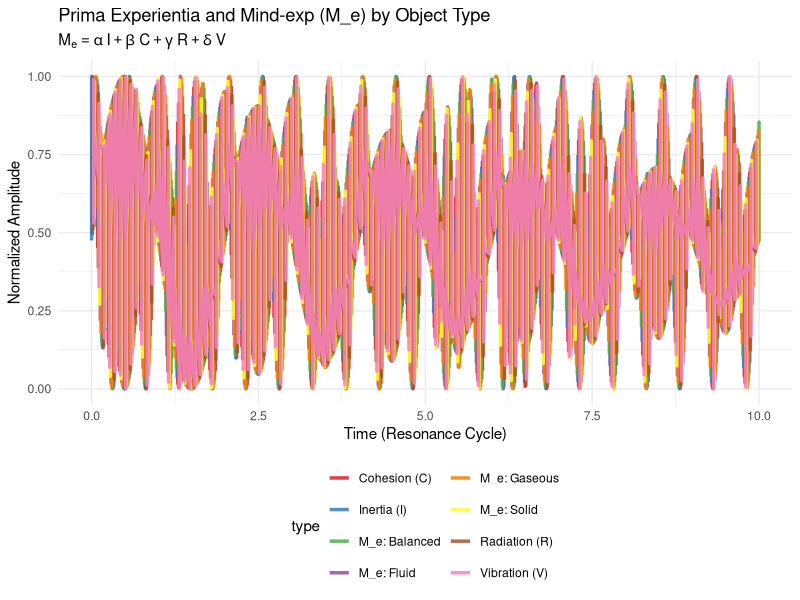
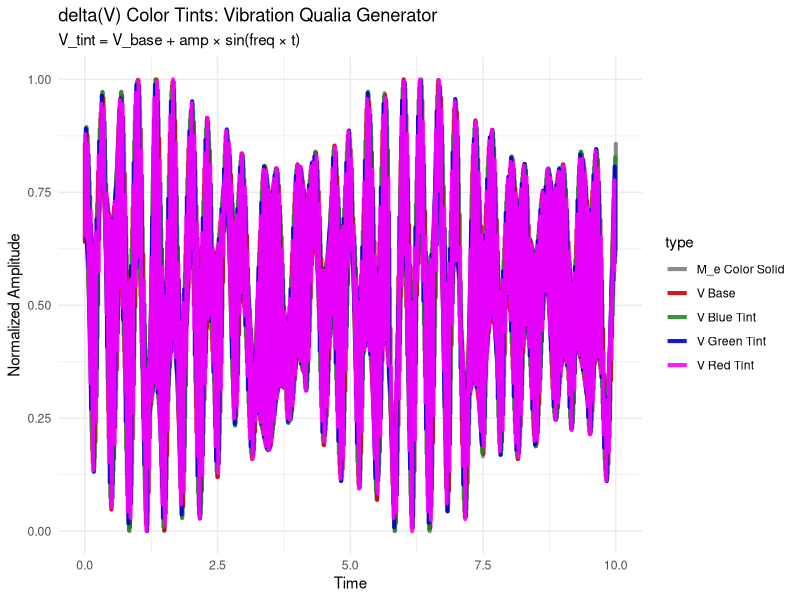
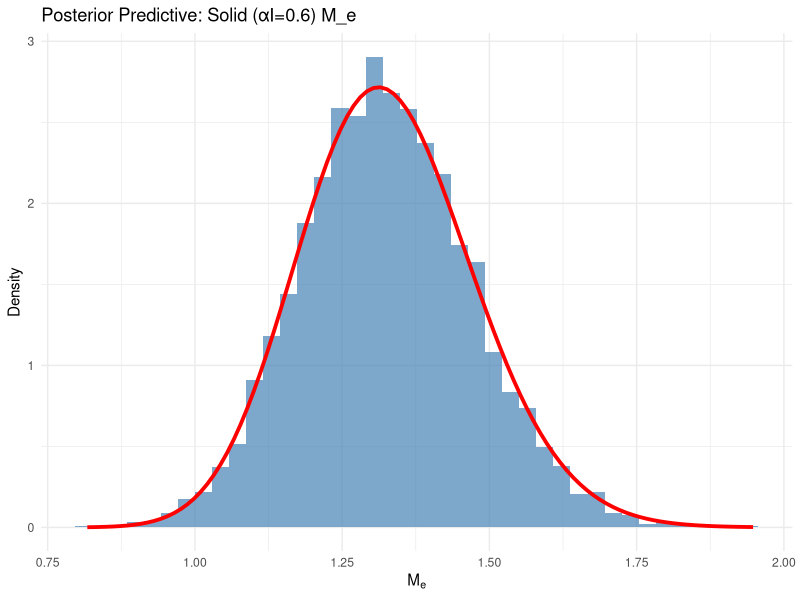
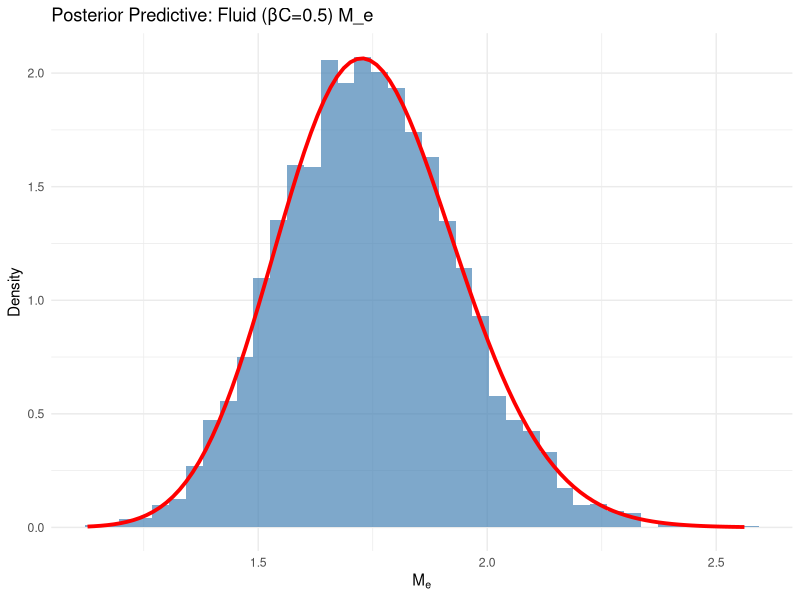
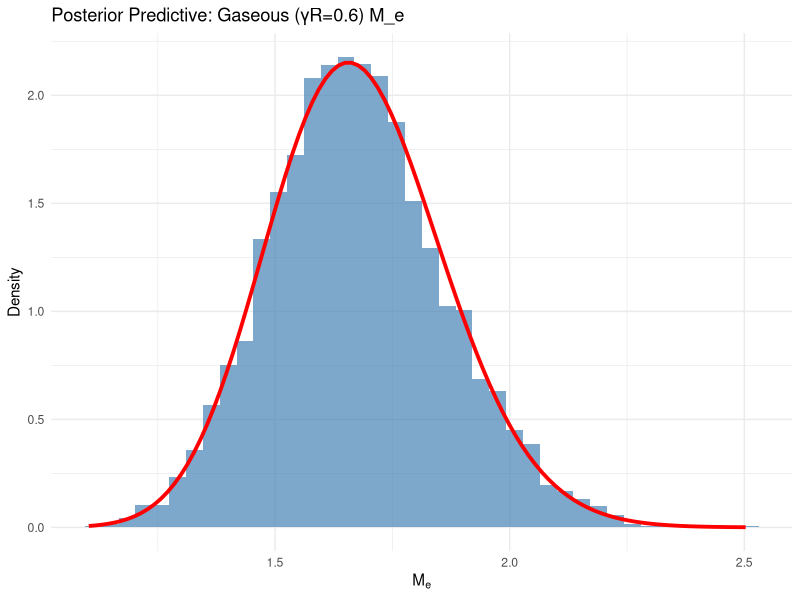
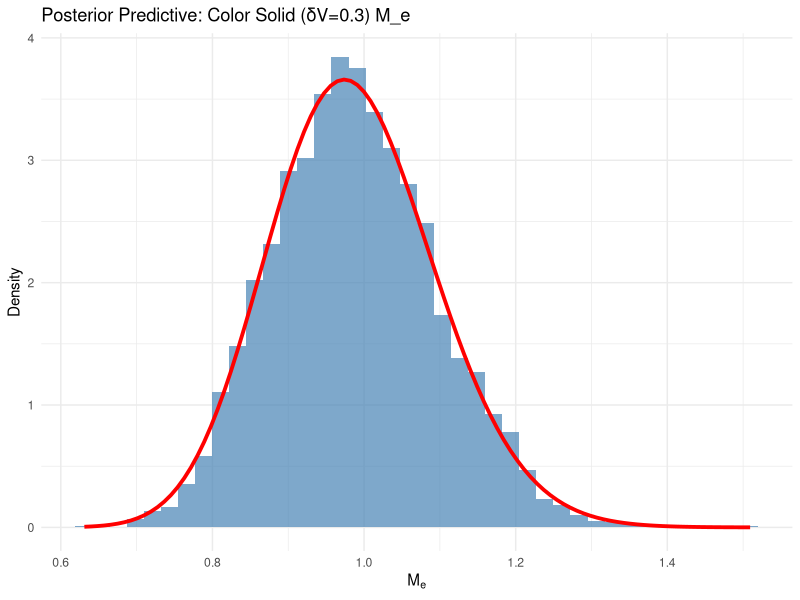

R code for these plots, in order:
# =============================================================================
# COMPLETE R PROGRAM: Prima Experientia in STC Ontology
# Implements Solid/Fluid/Gaseous objects + Color Tints via delta(V)
# Edward F. Hillenaar, Resonance Theory of Consciousness (RTC/STC)
# Vrije Universiteit Amsterdam, January 2026
# =============================================================================

# Load required libraries
library(ggplot2)
library(dplyr)
library(gridExtra)

# Set seed for reproducibility
set.seed(123)

cat("=== Prima Experientia STC Ontology Model ===\n")

# =============================================================================
# 1. TIME VECTOR AND BASE PRIMA EXPERIENTIA WAVE PATTERNS
# =============================================================================
# Time vector for resonance cycles
t <- seq(0, 10, length.out = 1000)

# Define four primary complex wave patterns
I <- sin(2 * pi * 0.5 * t) * exp(-0.1 * t)    # Inertia (I): low freq, damping
C <- cos(2 * pi * 1.0 * t) * exp(-0.05 * t)  # Cohesion (C): medium freq, slow damping
R <- sin(2 * pi * 2.0 * t + pi/4)            # Radiation (R): higher freq, phase shift
V <- sin(2 * pi * 3.0 * t + pi/2) * (1 + 0.5 * sin(2 * pi * 0.2 * t))  # Vibration (V): modulated

# Normalize to [0,1] range
normalize <- function(x) (x - min(x)) / (max(x) - min(x))
I_norm <- normalize(I)
C_norm <- normalize(C)
R_norm <- normalize(R)
V_norm <- normalize(V)  # Base V for tint modulation

cat("Base Prima Experientia waves generated: I, C, R, V\n")

# =============================================================================
# 2. OBJECT TYPES: Solid (high αI), Fluid (high βC), Gaseous (high γR)
# =============================================================================
object_types <- data.frame(
  type = c("Solid", "Fluid", "Gaseous", "Balanced"),
  alpha_I = c(0.6, 0.2, 0.1, 0.3),
  beta_C  = c(0.1, 0.5, 0.2, 0.4),
  gamma_R = c(0.2, 0.2, 0.6, 0.2),
  delta_V = c(0.1, 0.1, 0.1, 0.1)
)

cat("Object types defined with dominant components\n")
print(object_types)

# =============================================================================
# 3. COLOR TINTS: delta(V) modulation for qualia (Red, Green, Blue, Violet)
# =============================================================================
tints <- c("Red", "Green", "Blue", "Violet")
tint_freqs <- c(0.8, 1.2, 1.5, 1.8)    # Hue-specific frequencies
tint_amps <- c(0.3, 0.4, 0.35, 0.45)   # Saturation amplitudes

V_tints <- list()
for (i in seq_along(tints)) {
  tint_mod <- tint_amps[i] * sin(2 * pi * tint_freqs[i] * t)
  V_tints[[i]] <- normalize(V_norm + tint_mod)
}
names(V_tints) <- tints

# Colorful object variants (elevated delta_V)
object_types_color <- rbind(
  object_types[1:3, ],  # Original achromatic
  data.frame(type = "Color Solid",   alpha_I = 0.50, beta_C = 0.10, gamma_R = 0.10, delta_V = 0.30),
  data.frame(type = "Color Fluid",   alpha_I = 0.15, beta_C = 0.40, gamma_R = 0.15, delta_V = 0.30),
  data.frame(type = "Color Gaseous", alpha_I = 0.10, beta_C = 0.15, gamma_R = 0.50, delta_V = 0.25)
)

# =============================================================================
# 4. MIND-EXPERIENCE (M_e) CALCULATION: αI + βC + γR + δV
# =============================================================================
compute_M_e <- function(alpha, beta, gamma, delta, V_tint = V_norm) {
  alpha * I_norm + beta * C_norm + gamma * R_norm + delta * V_tint
}

# Base M_e for all object types
M_e_types <- list()
for (i in 1:nrow(object_types)) {
  coeffs <- object_types[i, 2:5]
  M_e_types[[i]] <- compute_M_e(coeffs$alpha_I, coeffs$beta_C, coeffs$gamma_R, coeffs$delta_V)
}
names(M_e_types) <- object_types$type

# Colorful M_e examples
M_e_color_solid   <- compute_M_e(0.50, 0.10, 0.10, 0.30, V_tints$Red)
M_e_color_fluid   <- compute_M_e(0.15, 0.40, 0.15, 0.30, V_tints$Green)
M_e_color_gaseous <- compute_M_e(0.10, 0.15, 0.50, 0.25, V_tints$Violet)

cat("M_e computed for all object types + color variants\n")

# =============================================================================
# 5. VISUALIZATION: Waves and M_e Superpositions
# =============================================================================
# Base waves + selected M_e
wave_data <- data.frame(
  t = rep(t, 8),
  wave = c(I_norm, C_norm, R_norm, V_norm,
           M_e_types$Solid, M_e_types$Fluid, M_e_types$Gaseous, M_e_types$Balanced),
  type = c("Inertia (I)", "Cohesion (C)", "Radiation (R)", "Vibration (V)",
           "M_e: Solid", "M_e: Fluid", "M_e: Gaseous", "M_e: Balanced")
)

p1 <- ggplot(wave_data, aes(x = t, y = wave, color = type)) +
  geom_line(linewidth = 1.2, alpha = 0.85) +
  labs(title = "Prima Experientia and Mind-exp (M_e) by Object Type",
       subtitle = expression(M[e]==alpha~I + beta~C + gamma~R + delta~V),
       x = "Time (Resonance Cycle)", y = "Normalized Amplitude") +
  theme_minimal(base_size = 11) +
  scale_color_brewer(type = "qual", palette = "Set1") +
  theme(legend.position = "bottom") +
  guides(color = guide_legend(ncol = 2))

print(p1)

# Color demonstration
color_data <- data.frame(
  t = rep(t, 5),
  wave = c(V_norm, V_tints$Red, V_tints$Green, V_tints$Blue, M_e_color_solid),
  type = c("V Base", "V Red Tint", "V Green Tint", "V Blue Tint", "M_e Color Solid")
)

p2 <- ggplot(color_data, aes(x = t, y = wave, color = type)) +
  geom_line(linewidth = 1.4, alpha = 0.9) +
  labs(title = "delta(V) Color Tints: Vibration Qualia Generator",
       subtitle = "V_tint = V_base + amp × sin(freq × t)",
       x = "Time", y = "Normalized Amplitude") +
  theme_minimal(base_size = 11) +
  scale_color_manual(values = c("gray50", "red3", "forestgreen", "blue3", "magenta")) +
  theme(legend.position = "right")

print(p2)

# =============================================================================
# 6. BAYESIAN GAMMA PREDICTION MODELS
# =============================================================================
bayes_update <- function(obs_data, label, k = 2, a0 = 1, b0 = 1) {
  n <- length(obs_data)
  sum_obs <- sum(obs_data)
  a_post <- a0 + n * k
  b_post <- b0 + sum_obs
  post_pred <- rgamma(5000, shape = a_post, rate = b_post)
  
  cat(sprintf("\n%s Bayesian Gamma Prediction:\n", label))
  cat(sprintf("Posterior λ ~ Gamma(%.1f, %.1f), Pred Mean = %.3f\n",
              a_post, b_post, a_post / b_post))
  
  p_pred <- ggplot(data.frame(x = post_pred), aes(x = x)) +
    geom_histogram(aes(y = ..density..), bins = 40, alpha = 0.7, fill = "steelblue") +
    stat_function(fun = function(x) dgamma(x, a_post, b_post), 
                  color = "red", linewidth = 1.3) +
    labs(title = sprintf("Posterior Predictive: %s M_e", label),
         x = expression(M[e]), y = "Density") +
    theme_minimal()
  
  print(p_pred)
  return(list(a_post = a_post, b_post = b_post, pred_samples = post_pred))
}

# Simulate observations scaled by dominant coefficients
obs_solid    <- rgamma(40, shape = 3,   rate = 1 / 0.6)  # High I
obs_fluid    <- rgamma(40, shape = 2.5, rate = 1 / 0.5)  # High C
obs_gaseous  <- rgamma(40, shape = 2,   rate = 1 / 0.6)  # High R
obs_color    <- rgamma(40, shape = 2.5, rate = 1 / 0.8)  # High V (I+V)

solid_bayes   <- bayes_update(obs_solid, "Solid (αI=0.6)")
fluid_bayes   <- bayes_update(obs_fluid, "Fluid (βC=0.5)")
gaseous_bayes <- bayes_update(obs_gaseous, "Gaseous (γR=0.6)")
color_bayes   <- bayes_update(obs_color, "Color Solid (δV=0.3)")

# =============================================================================
# 7. SUMMARY TABLES
# =============================================================================
pred_summary <- data.frame(
  Type = c("Solid", "Fluid", "Gaseous", "Color Solid"),
  Dominant = c("Inertia α=0.6", "Cohesion β=0.5", "Radiation γ=0.6", "Vibration δ=0.3"),
  Pred_Mean = sprintf("%.3f", c(mean(solid_bayes$pred_samples), 
                                mean(fluid_bayes$pred_samples),
                                mean(gaseous_bayes$pred_samples),
                                mean(color_bayes$pred_samples))),
  Pred_SD = sprintf("%.3f", c(sd(solid_bayes$pred_samples),
                              sd(fluid_bayes$pred_samples),
                              sd(gaseous_bayes$pred_samples),
                              sd(color_bayes$pred_samples)))
)

cat("\n=== PREDICTIVE SUMMARY ===\n")
print(pred_summary)

tint_table <- data.frame(
  Tint = tints,
  Frequency = tint_freqs,
  Amplitude = tint_amps,
  Qualia = c("Warm Red", "Balanced Green", "Cool Blue", "Vivid Violet")
)

cat("\n=== VIBRATION (V) TINT PARAMETERS ===\n")
print(tint_table)

cat("\n=== STC ONTOLOGY MODEL COMPLETE ===\n")
cat("Key outputs: 4 wave plots, 4 Bayesian predictives, summary tables\n")
